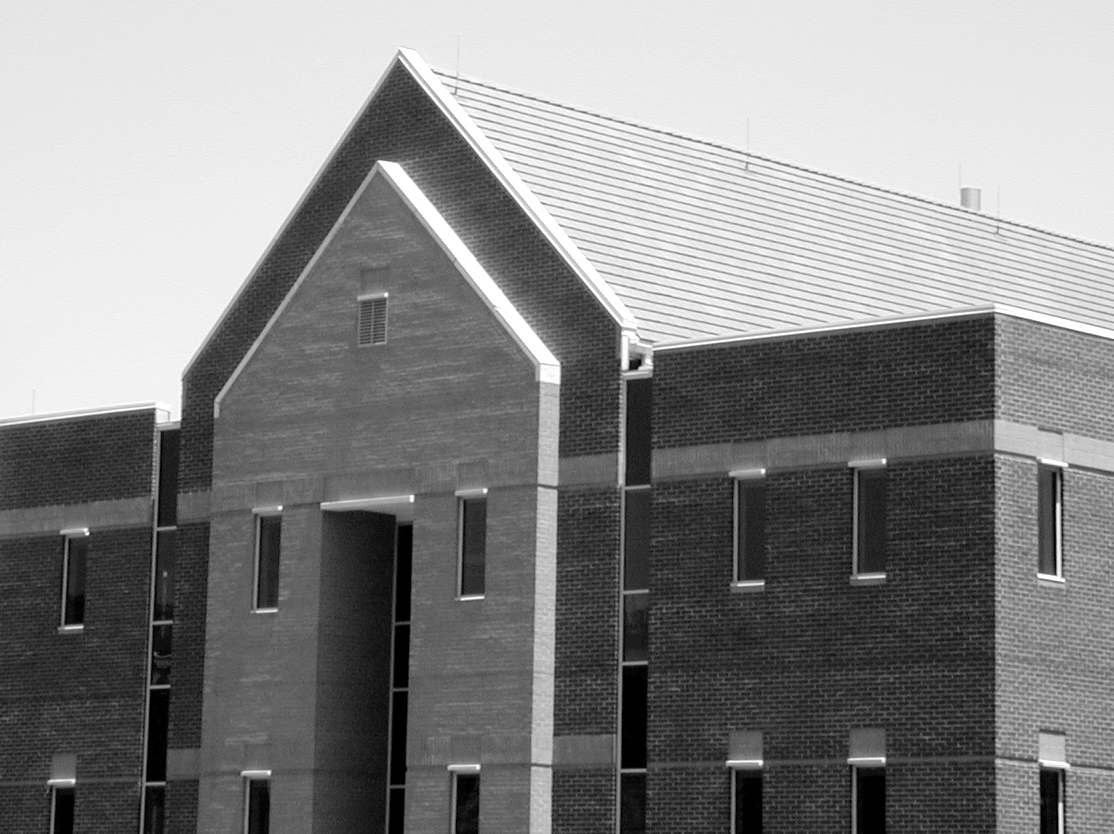
#> input picture algorithms/5 - Segmentation Edge Detection/1 - Smoothing Edge Detection Effects/img_1.tif, 1114 x 834 px
$ python bordas_l.py '../1 - Smoothing Edge Detection Effects/img_1.tif' '../1 - Smoothing Edge Detection Effects/saida.tif' 100   (older library calls are emulated)
#> lines starting #> are read from the running program, lines starting #| are printed output that depends on the picture; after the words box and inside, x2 and y2 are one past the last pixel; in counts of white or black regions, pixels touching at a corner belong together
# Universidade Federal de Viçosa - Campus Rio Paranaíba
# Sistemas de Informação - Processamento Digital de Imagens
#
# Professor: Joao Mari
# Autores:
#          - MatheusRV (3929)
#          - iguit0 (3902)
#          - ThiagoMunich (3628)
#
# Segmentação – Detecção de bordas
# Efeitos da suavização e limiarização na detecção de bordas
# Como Executar:
#  $ python bordas_l.py <img_1> <img_saida> <mask_size>
# Obs.: Utilizar o filtro da média.
# Obs.: Utilizar o gradiente de Sobel.
# Obs.: Utilizar o limiar de 20% da maior intensidade da imagem.

import numpy as np
import matplotlib.pyplot as plt
import sys
from scipy import misc
from scipy.ndimage import filters
from scipy import ndimage as ndi
from skimage import img_as_float

def loadImg(arg):
    return misc.imread(arg)
#> returned value is the input picture: shape (834, 1114); min 0, max 255, mean 133.3

# Lê a imagem a partir de um arquivo
img_1 = loadImg(sys.argv[1])
saida = sys.argv[2]+'.tif'
mask_size = int(sys.argv[3]) # tamanho da mascara

# Converte os pixels em float, com valores entre 0 e 1
img_1 = img_as_float(img_1)

# Aplica o filtro da média
ave_masc = np.ones([mask_size, mask_size], dtype = float)
ave_masc = ave_masc / (mask_size * mask_size)
img_1 = filters.correlate(img_1, ave_masc)

# Operadores de Sobel Horizontal
sob_h = np.array([[ -1., -2., -1.],
                 [  0.,  0.,  0.],
                 [  1.,  2.,  1.]], dtype = float)

# Operadores de Sobel Vertical
sob_v = np.array([[ -1.,  0.,  1.],
                  [ -2.,  0.,  2.],
                  [ -1.,  0.,  1.]], dtype = float)

# Aplica Gradiente de Sobel
img_saida_h = filters.correlate(img_1, sob_h)
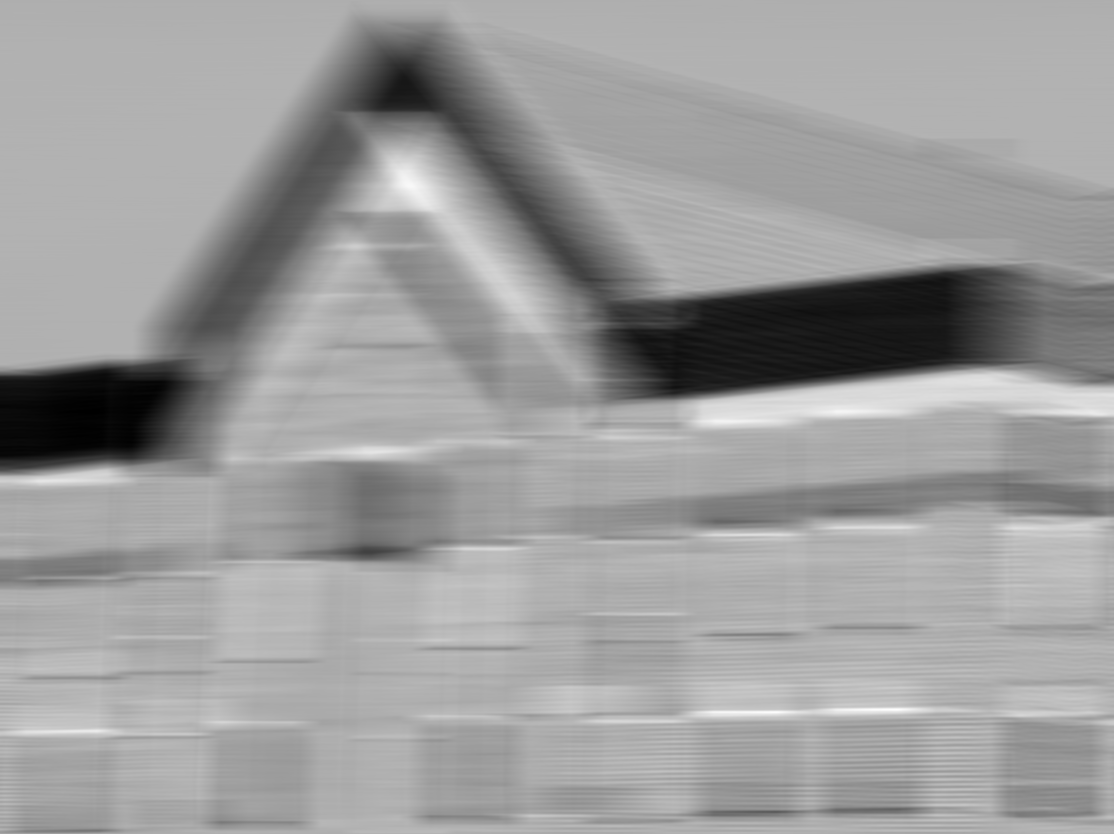
#> img_saida_h: shape (834, 1114) float64; min -0.0606, max 0.0278, mean -0.00632; drawn with min black and max white
img_saida_v = filters.correlate(img_1, sob_v)
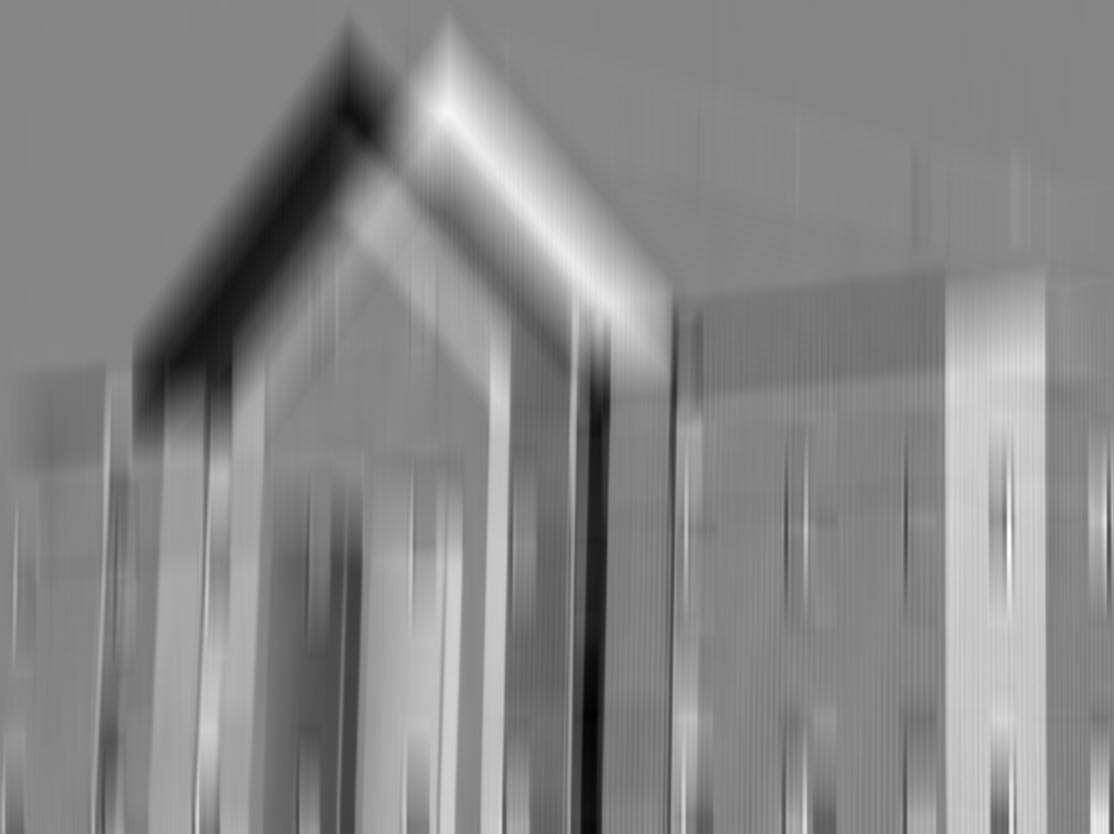
#> img_saida_v: shape (834, 1114) float64; min -0.0584, max 0.0532, mean 0.000866; drawn with min black and max white

# Magnitude do gradiente
img_saida = np.sqrt(img_saida_h**2 + img_saida_v**2)
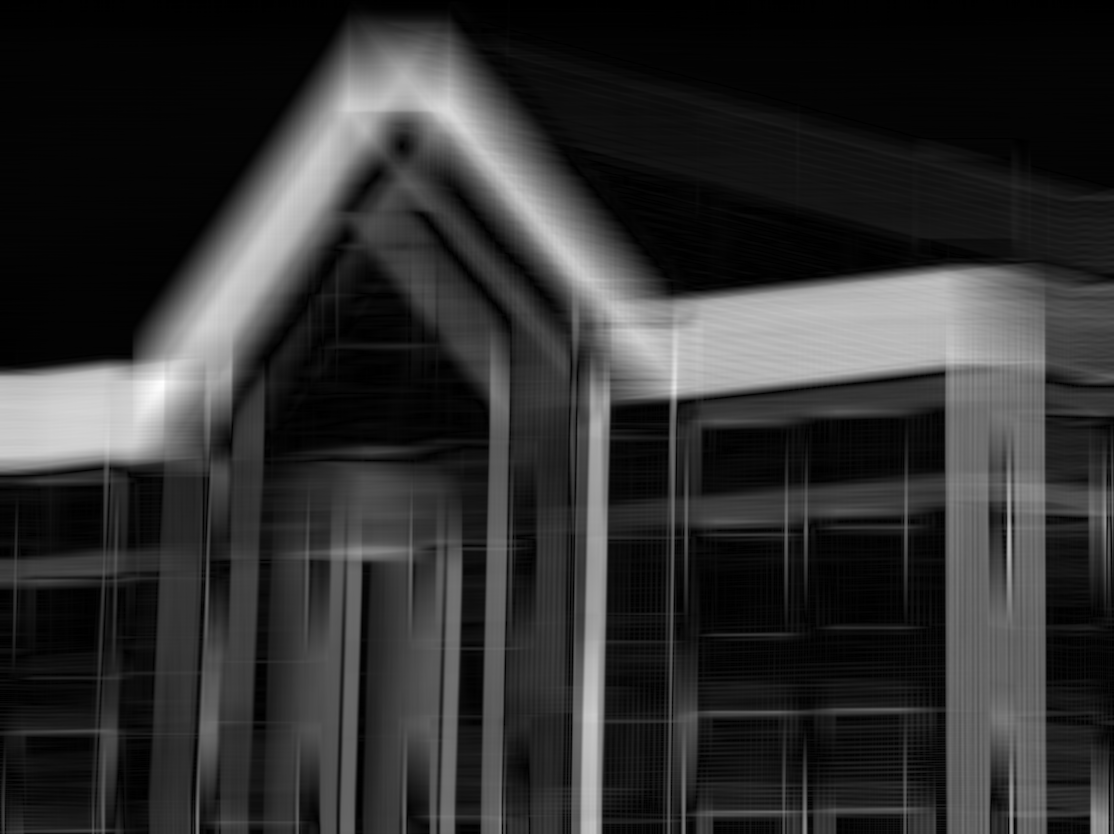
#> img_saida: shape (834, 1114) float64; min 1.57e-06, max 0.0731, mean 0.014; drawn with min black and max white

# Limiarização
percent = 0.2 # Porcentagem da intensidade maxima
img_saida = img_saida <= img_saida.max() * percent
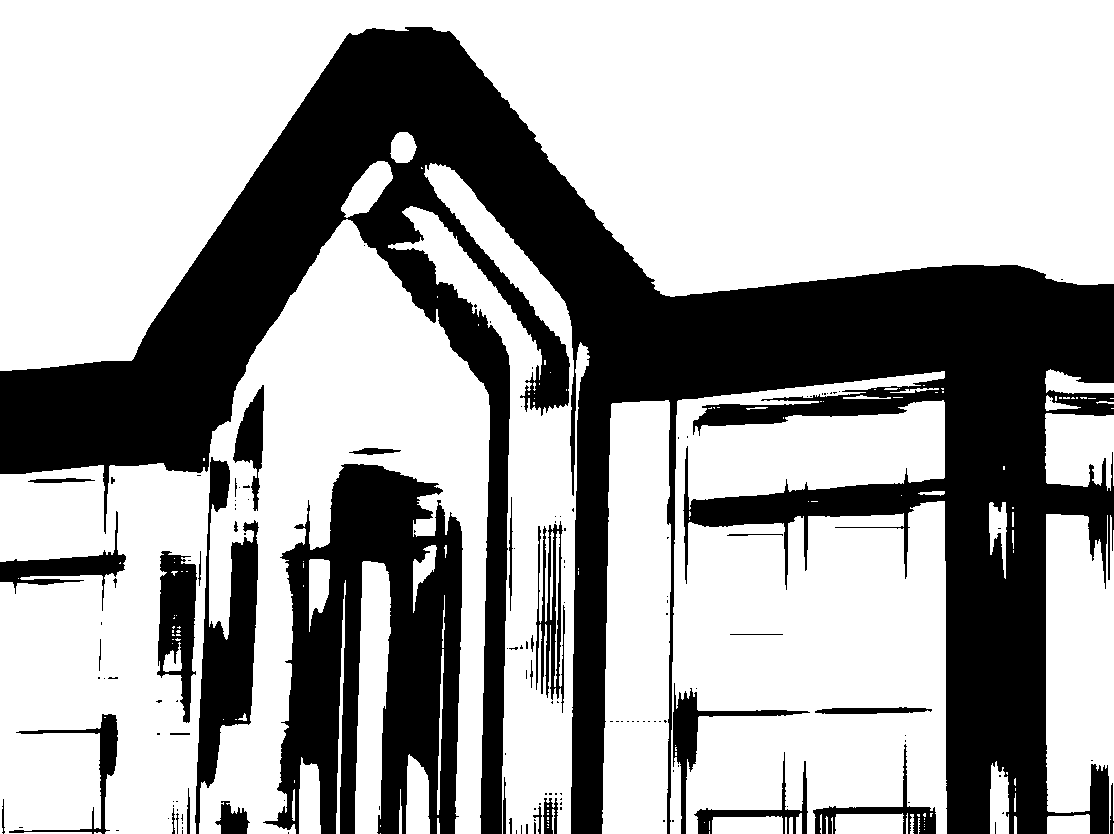
#> img_saida: shape (834, 1114) bool; 65.3% white; 144 black regions (107 under 20 px), largest, box (x1, y1, x2, y2) and area: (0, 27, 1114, 834) 246318, (263, 464, 463, 834) 43949, (195, 457, 259, 834) 10012

#img_saida = img_m0_l8_t

# Faz o salvamento das imagens de saída após o processamento
misc.imsave(saida, img_saida.astype(np.uint8))

'''
# Organiza o plote das imagens
plt.figure()
plt.subplot(221);
plt.imshow(img_1, cmap='gray', interpolation='nearest');
plt.title('img_1')
plt.subplot(222);
plt.imshow(img_saida, cmap='gray', interpolation='nearest')
plt.title('img_saida')

# Plota as imagens de entrada e saída na tela
plt.show()
'''
